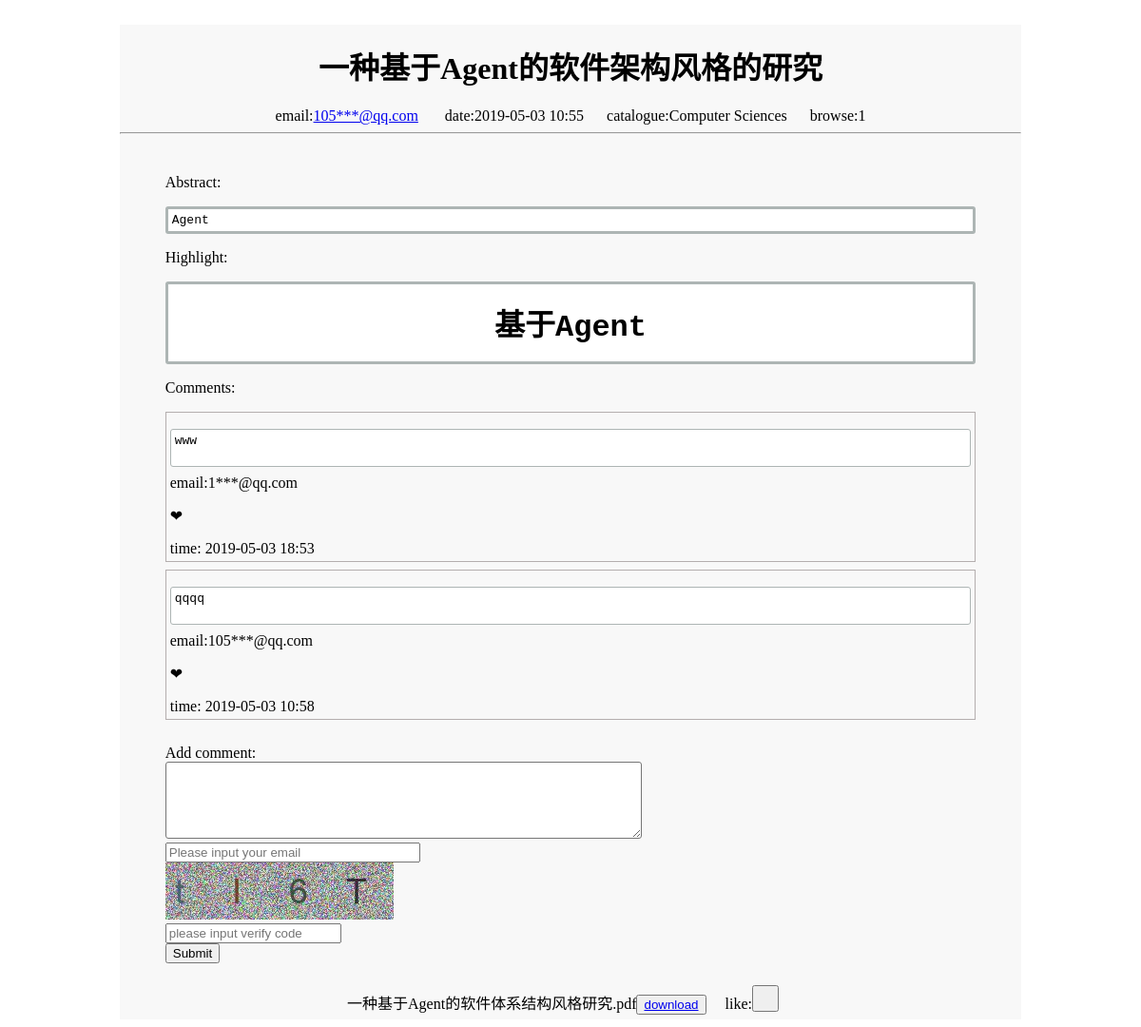
Page /1fc05507-4436-46ee-aaf6-7301ce28aa6d on the earlier database version.
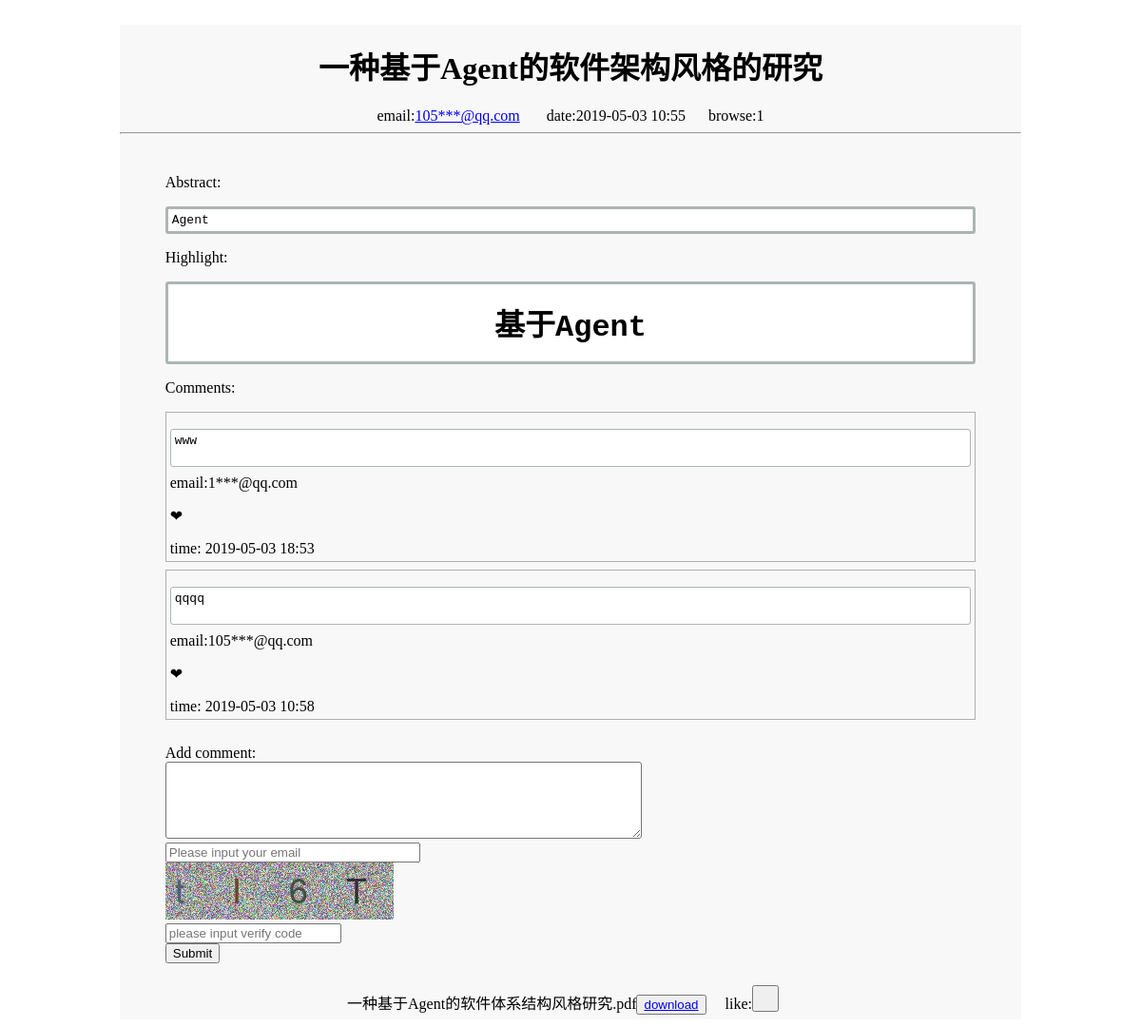
Same page on the later database version.
### tables this page shows
CREATE TABLE Publish
(
    id text PRIMARY KEY,
    fname text,
    title text,
    abstract text,
    desc text,
    email text,
    path text,
    time text
);

CREATE TABLE Catalogue
(
    id integer PRIMARY KEY AUTOINCREMENT NOT NULL,
    catalogue text,
    desc text
, pid integer NULL, subject text NULL);

CREATE TABLE Browse
(
    id text,
    count int DEFAULT 0, ip text NULL,
    CONSTRAINT Browse_Publish_id_fk FOREIGN KEY (id) REFERENCES Publish (id)
);

CREATE TABLE Article
(
    id text,
    thumb text,
    comment text,
    email text,
    time text,
    comment_id integer PRIMARY KEY AUTOINCREMENT NOT NULL,
    CONSTRAINT Article_Publish_id_fk FOREIGN KEY (id) REFERENCES Publish (id)
);

### app.py (the view)
@app.route('/<id>')
def title(id):
    info = Serverdatabase.article(id)
    info1 = Serverdatabase.article1(id)
    info2 = Serverdatabase.get_article_catalogue_info(id)
    info3 = Serverdatabase.get_count(id)
    tool = Tool()
    return render_template('article.html', info=info, info1=info1, info2=info2, id=id, info3=info3,tool=tool)

### app.py (called while the page is built)
@app.after_request
def after_request(response):
    if request.path.startswith('/'):
        id = request.path[request.path.rfind('/', 0)+1:]
        print(id)
        ip = request.remote_addr
        print(ip)
        Serverdatabase.set_count(id, ip)
    return response

@app.before_request
def before_request():
    if request.path.startswith('/publish/'):
        verify = Verify()
        verify.show()

@app.before_request
def beforeRequest():
    ip = request.remote_addr
    Serverdatabase.record_ip(ip)

    def jiami(self, email):
        email3 = email
        count1 = len(email)
        email = email[0:email.rfind('@', 0)]
        count = len(email)
        email1 = email[0:int(count / 3)]
        email2 = email[int(count / 3):count]
        email2 = email2.replace(email2, "***")
        email4 = email3[count:count1]
        email5 = email1 + email2 + email4
        return email5

### publish.py (called while the page is built)
    @staticmethod
    def article(id):
        conn = sqlite3.connect('server.sqlite3')
        c = conn.cursor()
        sql = 'select * from Article where id = \'' + id + '\' order by time desc'
        c.execute(sql)
        data = c.fetchall()
        conn.commit()
        c.close()
        conn.close()
        return data

    @staticmethod
    def article1(id):
        conn = sqlite3.connect('server.sqlite3')
        c = conn.cursor()
        sql = 'select * from Publish where id = \'' + id + '\''
        c.execute(sql)
        data = c.fetchall()
        conn.commit()
        c.close()
        conn.close()
        return data

    @staticmethod
    def get_article_catalogue_info(id):
        conn = sqlite3.connect('server.sqlite3')
        c = conn.cursor()
        c.execute("select * from Catalogue where id in "
                  "(select catalogue_id from Article_Catalogue where article_id = '%s')" %id)
        data = c.fetchall()
        conn.commit()
        c.close()
        conn.close()
        return data

    @staticmethod
    def set_count(id, ip):
        conn = sqlite3.connect('server.sqlite3')
        c = conn.cursor()
        sql = 'select * from Browse where id = \''+id+'\' and ip = \'' + ip + '\''
        c.execute(sql)
        data = c.fetchall()
        if data == []:
            c.execute('Insert into Browse(id, count, ip) values (?,?,?)',(id, 1, ip))
            conn.commit()
            c.close()
            conn.close()
        else:
            conn.commit()
            c.close()
            conn.close()

### templates/article.html (shortened to what this page needs)
<!DOCTYPE html>
<html lang="en">
<head>
</head><script src="http://cdn.bootcss.com/jquery/2.2.4/jquery.js"></script>
<body>
<br/>
<div id="head">
{% autoescape false %}
    {% for item in info1 %}
    <li>
  <h1 id="h1">{{ item[2] }}</h1>
        <div align="center">
            <span>  email:<a href = "{{ url_for('author', email =item[5])}} ">{{ tool.jiami(item[5]) }}</a></span>&nbsp;&nbsp;&nbsp;&nbsp;&nbsp;&nbsp;
        <span>date:{{ item[7] }}</span>&nbsp;&nbsp;&nbsp;&nbsp;&nbsp;
    {% autoescape false %}
{% for i in info2 %}
        <span> catalogue:{{ i[1] }}</span>&nbsp;&nbsp;&nbsp;&nbsp;&nbsp;
{% endfor %}
{% endautoescape %}
    {% autoescape false %}
        {% for item in info3 %}
            <span> browse:{{ item[1] }}</span>
        {% endfor %}
        {% endautoescape %}
    </div>
  <hr>
  <br/><div id="content">
  <p>Abstract: </p>
  <pre>{{ item[3] }}</pre>
  <p>Highlight:</p>
  <pre>{{ item[4] }}</pre>
    </div> </li>
    {% endfor %}
{% endautoescape %}
<div id = "content">
   <p>Comments:</p>
{% autoescape false %}
{% for item in info %}
  <div class="comment"><pre class="comment"><li>{{ item[2] }}</li><br/></pre>
      email:{{ tool.jiami(item[3]) }}
      <br/>
      <p class="like1">&#10084;</p>
      time: {{ item[4] }}
  </div>
  {% endfor %}
{% endautoescape %}
  </div><br/>
<div id = "content"><form action="{{ url_for("comment",id = id) }}" method="post" onsubmit="return YanZhen()">
    Add comment:<br/> <textarea rows="5" cols="60" name = "comment" required = required ></textarea><br/>
    <input type = "text" required = required name = "email" id = "email" placeholder="Please input your email" ></br>
        <img id="imgimg" src="" alt = "verify_code" >
    <br/>
        <input type = "text" required = required class="form-control" id = "vcode" name = "vcode" placeholder="please input verify code">
   <br>
    <input type="submit" value="Submit">
</form></div>
  <br>
<div>
{% autoescape false %}
    {% for item in info1 %}
    <li>
        <div align="center">{{ item[1] }}<button id="download"><a href="/download/{{ item[1] }}">download</a></button>&nbsp;&nbsp;&nbsp;&nbsp;
            like:<button id="like" style = "backgroundColor:#f8f8f8; width: 28px; height: 28px">
    </button>&nbsp;&nbsp;&nbsp;&nbsp;
    </li>
        {% endfor %}
{% endautoescape %}
  </div>
</div>
</body>
</html>

### templates/article.html (style rules this page uses)
#head { align-content: center; background-color:#f8f8f8; clear: both; margin-left: 10%; margin-right: 10%; padding-bottom: 5px; }
#h1 { align-content: center; text-align: center; margin-top: 10px; padding-top: 10px; }
#content { margin-left: 5%; margin-right: 5%; margin-bottom: 5px; }
#head #content pre { padding: 4px; background-color: #FFFFFF; border-style:solid; border-radius: 3px; border-color: #ADB5B4; }
textarea { border-radius: 3px; }
.comment { border-style: solid; padding: 4px; border-color: #B4AEAE; margin-bottom: 8px; border-width: thin; }
li { list-style: none; }
#email { width: 260px; }

Differences in the rows shown:
removed Catalogue: catalogue "Computer Sciences"
